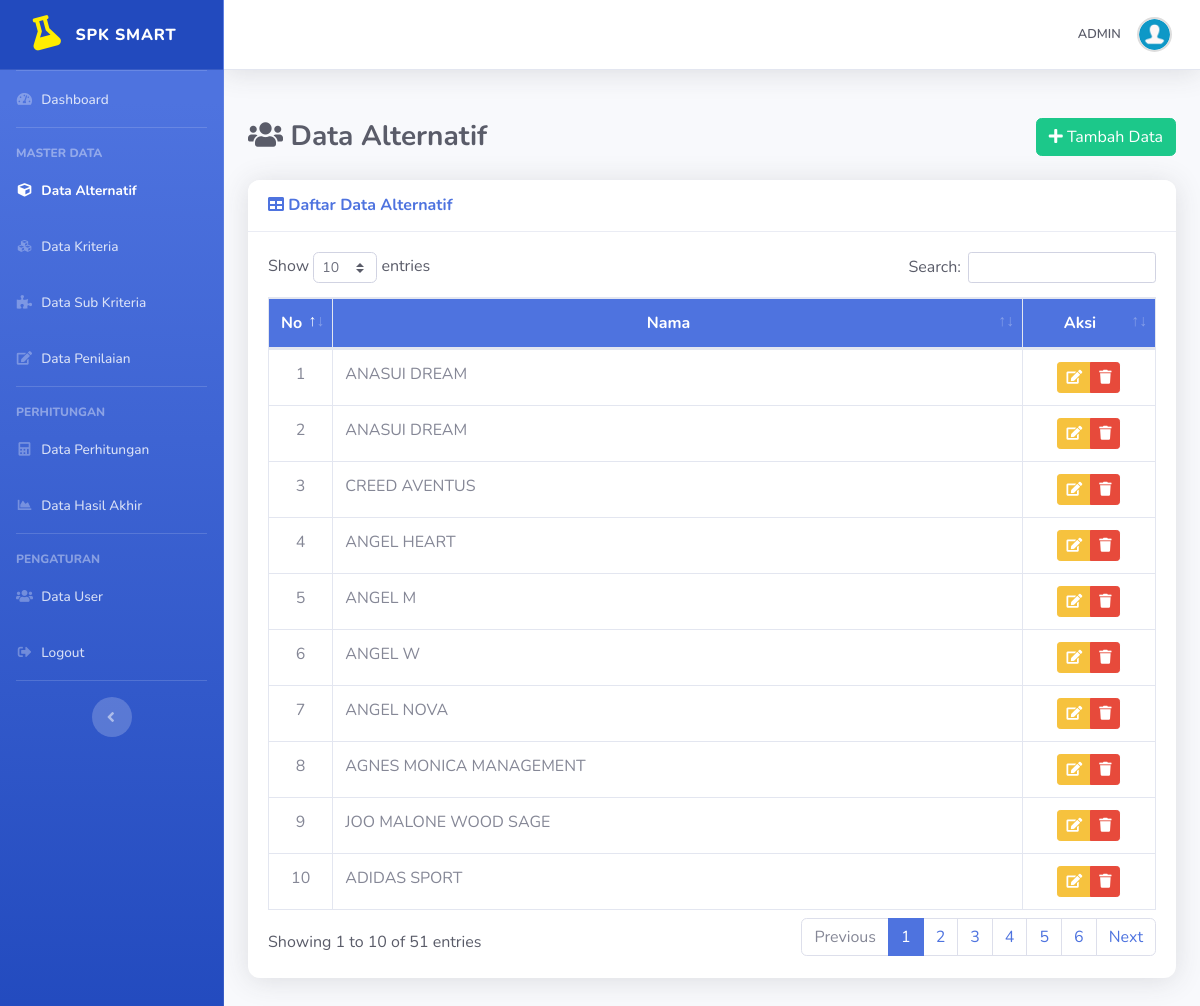
The page /list-alternatif.php (signed in) on the database its author committed.
### tables this page shows
CREATE TABLE `alternatif` (
  `id_alternatif` int(11) NOT NULL,
  `nama` varchar(50) NOT NULL
);

### list-alternatif.php (the view, shortened to what this page needs)
<?php
require_once('template/header.php');
?>
<div class="d-sm-flex align-items-center justify-content-between mb-4">
    <h1 class="h3 mb-0 text-gray-800"><i class="fas fa-fw fa-users"></i> Data Alternatif</h1>
    <a href="tambah-alternatif.php" class="btn btn-success"> <i class="fa fa-plus"></i> Tambah Data </a>
</div>
<div class="card shadow mb-4">
    <div class="card-header py-3">
        <h6 class="m-0 font-weight-bold text-primary"><i class="fa fa-table"></i> Daftar Data Alternatif</h6>
    </div>
    <div class="card-body">
		<div class="table-responsive">
			<table class="table table-bordered" id="dataTable" width="100%" cellspacing="0">
				<thead class="bg-primary text-white">
					<tr align="center">
						<th width="5%">No</th>
						<th>Nama</th>
						<th width="15%">Aksi</th>
					</tr>
				</thead>
				<tbody>
				<?php
				$no=0;
				$query = mysqli_query($koneksi,"SELECT * FROM alternatif");
				while($data = mysqli_fetch_array($query)):
				$no++;
				?>
					<tr align="center">
						<td><?php echo $no; ?></td>
						<td align="left"><?php echo $data['nama']; ?></td>
						<td>
							<div class="btn-group" role="group">
								<a data-toggle="tooltip" data-placement="bottom" title="Edit Data" href="edit-alternatif.php?id=<?php echo $data['id_alternatif']; ?>" class="btn btn-warning btn-sm"><i class="fa fa-edit"></i></a>
								<a  data-toggle="tooltip" data-placement="bottom" title="Hapus Data" href="hapus-alternatif.php?id=<?php echo $data['id_alternatif']; ?>" onclick="return confirm ('Apakah anda yakin untuk meghapus data ini')" class="btn btn-danger btn-sm"><i class="fa fa-trash"></i></a>
							</div>
						</td>
					</tr>
				<?php endwhile; ?>
				</tbody>
			</table>
		</div>
	</div>
</div>
<?php
require_once('template/footer.php');
?>

### admin-custom.css (style rules this page uses)
body { font-family: 'Nunito', sans-serif; color: #5a5c69; }
.h3.mb-0.text-gray-800 { color: #4e73df; font-weight: 700; }
.card { border-radius: 0.75rem; border: none; box-shadow: 0 0.15rem 1.75rem 0 rgba(58, 59, 69, 0.05); }
.card-header { background-color: #fff; border-bottom: 1px solid #eaecf4; color: #4e73df; font-weight: 700; border-radius: 0.75rem 0.75rem 0 0 !important; }

### template/header.php (style rules this page uses)
body { font-family: 'Nunito', sans-serif; color: #5a5c69; }
.h3.mb-0.text-gray-800 { color: #4e73df; font-weight: 700; }
.card { border-radius: 0.75rem; border: none; box-shadow: 0 0.15rem 1.75rem 0 rgba(58, 59, 69, 0.05); }
.card-header { background-color: #fff; border-bottom: 1px solid #eaecf4; color: #4e73df; font-weight: 700; border-radius: 0.75rem 0.75rem 0 0 !important; }

### rows shown on the page
alternatif: nama "ANASUI DREAM"
alternatif: nama "ANASUI DREAM"
alternatif: nama "CREED AVENTUS"
alternatif: nama "ANGEL HEART"
alternatif: nama "ANGEL M"
alternatif: nama "ANGEL W"
alternatif: nama "ANGEL NOVA"
alternatif: nama "AGNES MONICA MANAGEMENT"
alternatif: nama "JOO MALONE WOOD SAGE"
alternatif: nama "ADIDAS SPORT"

### other values the page prints
$_SESSION['username'] "ADMIN"
